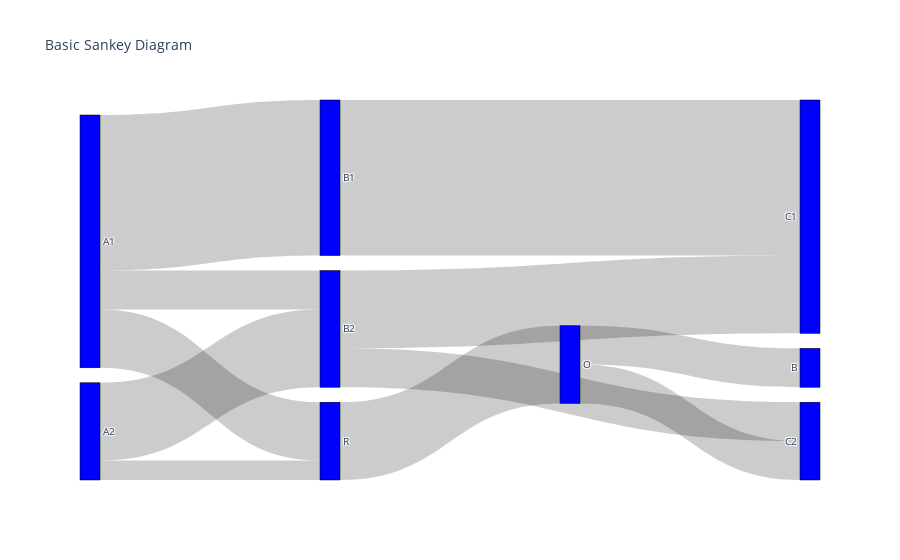

Notebook cell for this chart:
### Code cell
import plotly.graph_objects as go

fig = go.Figure(data=[go.Sankey(
    node = dict(
      pad = 15,
      thickness = 20,
      line = dict(color = "black", width = 0.5),
      label = ["A1", "A2", "B1", "B2", "C1", "C2", "R", "O", "B"],
      color = "blue"
    ),
    link = dict(
      source = [0, 1, 0, 2, 3, 3, 0, 1, 6, 7, 7], # indices correspond to labels, eg A1, A2, A1, B1, ...
      target = [2, 3, 3, 4, 4, 5, 6, 6, 7, 8, 5],
      value = [8, 4, 2, 8, 4, 2, 3, 1, 4, 2, 2]
  ))])

fig.update_layout(title_text="Basic Sankey Diagram", font_size=10)
fig.show()

### Figure 1 — Plotly figure (JSON) as saved in the notebook; plotly's stock layout.template omitted (floating-point values rounded to 4 significant figures)
{"data": [{"link": {"source": [0, 1, 0, 2, 3, 3, 0, 1, 6, 7, 7], "target": [2, 3, 3, 4, 4, 5, 6, 6, 7, 8, 5], "value": [8, 4, 2, 8, 4, 2, 3, 1, 4, 2, 2]}, "node": {"color": "blue", "label": ["A1", "A2", "B1", "B2", "C1", "C2", "R", "O", "B"], "line": {"color": "black", "width": 0.5}, "pad": 15, "thickness": 20}, "type": "sankey"}], "layout": {"font": {"size": 10}, "title": {"text": "Basic Sankey Diagram"}}}
